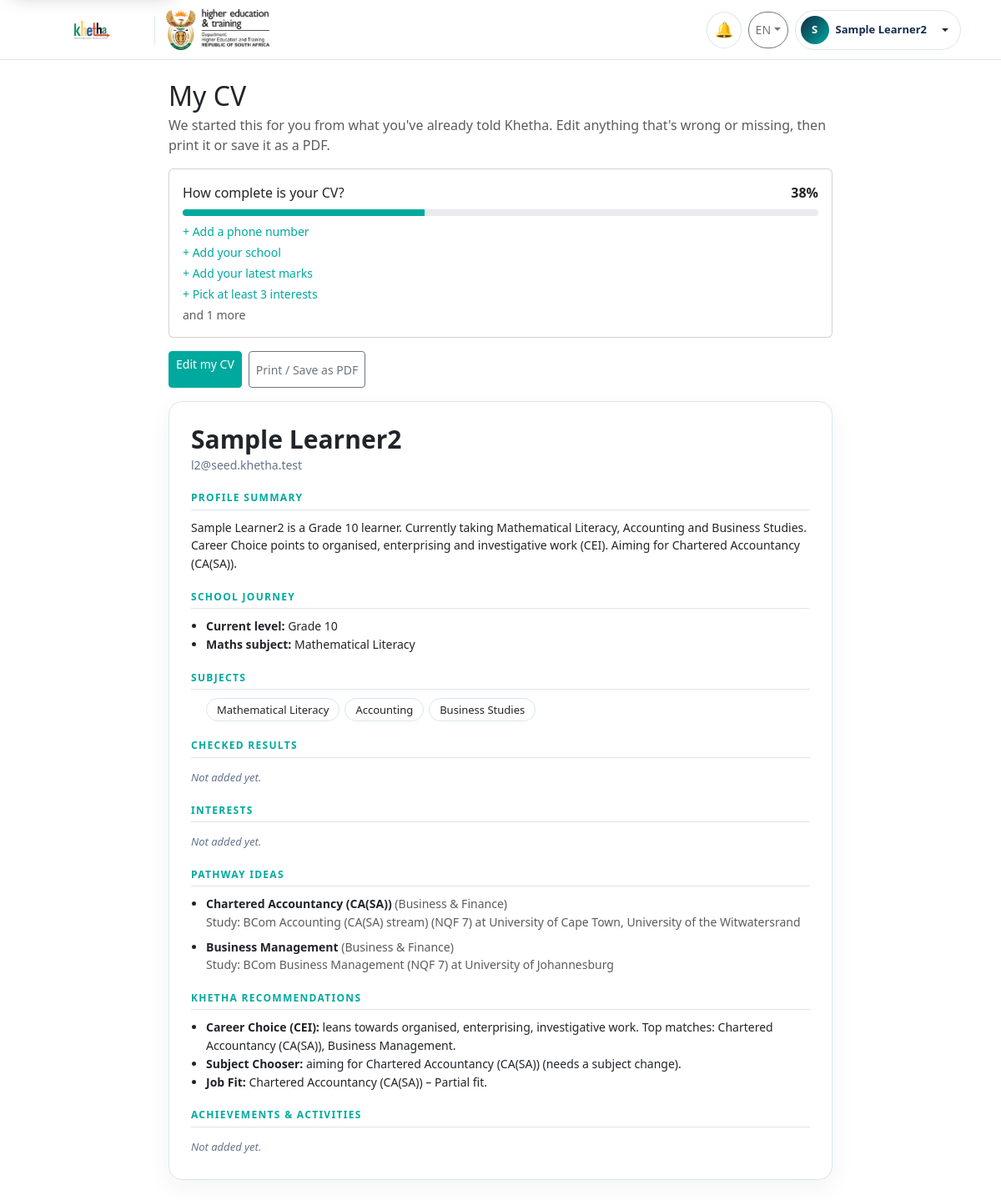
Screenshot of /cv.php (signed in) with the database file from the repository.
### tables this page shows
CREATE TABLE IF NOT EXISTS assessmentResults (
    assessmentID BIGINT UNSIGNED NOT NULL AUTO_INCREMENT,
    userID INT UNSIGNED NOT NULL,
    source VARCHAR(50) NOT NULL,
    payload JSON NULL,
    derived JSON NULL,
    createdAt DATETIME NOT NULL DEFAULT CURRENT_TIMESTAMP,
    PRIMARY KEY (assessmentID),
    KEY idx_assessment_user_source (userID, source, assessmentID),
    CONSTRAINT fk_assessment_user FOREIGN KEY (userID) REFERENCES users(userID) ON DELETE CASCADE
);

### cv.php (the view, shortened to what the rows shown need)
<?php
require_once __DIR__ . '/assets/lang.php';
require_once __DIR__ . '/includes/cv.php';
$userId = (int)($_SESSION['user']['id'] ?? 0);
$account = ['name' => $_SESSION['user']['name'] ?? '', 'email' => $_SESSION['user']['email'] ?? ''];
$db = cv_db();
$built = cv_build($userId, $db, $account);
$store = $built['source'] === 'db' ? $db : null;
$error = '';
$edits = cv_get_edits($userId, $store);
$cv = cv_apply($built, $edits);
$nudges = cv_nudges($cv);
$editing = isset($_GET['edit']) || $error !== '';
$e = fn($v) => htmlspecialchars((string)$v);
$lines = fn(array $a) => htmlspecialchars(implode("\n", $a));
$resultLines = array_map(fn($r) => $r['subject'] . ': ' . $r['value'], $cv['results']);
$isEdited = fn($k) => in_array($k, $cv['edited'], true);
$s = $cv['school'];
$rec = $cv['recommendations'];
$hasSchool = $s['grade'] !== '' || $s['school_name'] !== '' || $s['home_language'] !== '' || $s['maths_track'] !== '' || $s['notes'] !== '';
$hasReco = $rec['career_choice'] || $rec['job_fit'] || $rec['subject_chooser'];
$shownNudges = array_slice($nudges['missing'], 0, 4);
?>
<!DOCTYPE html>
<html lang="<?= kp_lang() ?>">
    <head>
        <link rel="stylesheet" href="assets/css/style.css">
    </head>
    <body>
        <?php include __DIR__ . '/assets/navbar.php'; ?>
        <div class="container py-4 cv-wrap" style="max-width:820px">
            <div class="no-print">
                <h2 class="mb-1">My CV</h2>
                <div class="card mb-3">
                    <div class="card-body">
                        <div class="d-flex justify-content-between align-items-baseline mb-2">
                            <h6 class="mb-0">How complete is your CV?</h6>
                            <span class="fw-bold" id="cvPercent"><?= (int)$nudges['percent'] ?>%</span>
                        </div>
                        <?php if ($shownNudges): ?>
                            <ul class="list-unstyled small mb-0 mt-2" id="cvNudges">
                                <?php foreach ($shownNudges as $n): ?>
                                    <li class="mb-1"><a href="<?= $e($n['url']) ?>" class="text-decoration-none">+ <?= $e($n['label']) ?></a></li>
                                <?php endforeach; ?>
                                <?php if (count($nudges['missing']) > count($shownNudges)): ?><li class="text-muted">and <?= count($nudges['missing']) - count($shownNudges) ?> more</li><?php endif; ?>
                            </ul>
                        <?php else: ?>
                            <p class="small text-success mb-0" id="cvNudges">Nothing missing. Your CV is ready to print.</p>
                        <?php endif; ?>
                    </div>
                </div>
            </div>
            <?php if ($editing): ?>
            <form method="post" action="cv.php" class="cv-form card no-print">
                <input type="hidden" name="csrf" value="<?= $e(csrf_token()) ?>">
                <div class="card-body">
                    <h5 class="mb-3">Edit my CV</h5>
                    <div class="mb-3">
                        <label for="summary">Profile summary <?php if ($isEdited('summary')): ?><span class="cv-edited">edited</span><?php endif; ?></label>
                        <textarea class="form-control" id="summary" name="summary" rows="5" maxlength="1500"><?= $e($cv['summary']) ?></textarea>
                        <p class="hint">Drafted from your profile. Rewrite it in your own words.</p>
                    </div>
                    <div class="mb-3" id="contact">
                        <label for="contact_name">Name</label>
                        <input class="form-control mb-2" id="contact_name" name="contact_name" maxlength="200" value="<?= $e($cv['contact']['name']) ?>">
                        <label for="contact_email">Email</label>
                        <input class="form-control mb-2" type="email" id="contact_email" name="contact_email" maxlength="200" value="<?= $e($cv['contact']['email']) ?>">
                        <label for="contact_phone">Phone number</label>
                        <input class="form-control" type="tel" id="contact_phone" name="contact_phone" maxlength="200" value="<?= $e($cv['contact']['phone']) ?>" placeholder="e.g. 082 000 0000">
                    </div>
                    <div class="mb-3" id="school">
                        <label for="school_name">School</label>
                        <input class="form-control mb-2" id="school_name" name="school_name" maxlength="200" value="<?= $e($s['school_name']) ?>" placeholder="e.g. Khayelitsha High School">
                        <label for="school_grade">Grade</label>
                        <input class="form-control mb-2" id="school_grade" name="school_grade" maxlength="200" value="<?= $e($s['grade']) ?>">
                        <label for="school_notes">About your school journey</label>
                        <textarea class="form-control" id="school_notes" name="school_notes" rows="2" maxlength="1500" placeholder="e.g. Class captain, member of the science club"><?= $e($s['notes']) ?></textarea>
                    </div>
                    <div class="mb-3">
                        <label for="subjects">Subjects <?php if ($isEdited('subjects')): ?><span class="cv-edited">edited</span><?php endif; ?></label>
                        <textarea class="form-control" id="subjects" name="subjects" rows="4"><?= $lines($cv['subjects']) ?></textarea>
                        <p class="hint">One per line.</p>
                    </div>
                    <div class="mb-3">
                        <label for="results">Checked results <?php if ($isEdited('results')): ?><span class="cv-edited">edited</span><?php endif; ?></label>
                        <textarea class="form-control" id="results" name="results" rows="4"><?= $lines($resultLines) ?></textarea>
                        <p class="hint">One per line, like <em>Physical Sciences: 72%</em> or <em>Physical Sciences: 60-69%</em>.</p>
                    </div>
                    <div class="mb-3">
                        <label for="interests">Interests <?php if ($isEdited('interests')): ?><span class="cv-edited">edited</span><?php endif; ?></label>
                        <textarea class="form-control" id="interests" name="interests" rows="3"><?= $lines($cv['interests']) ?></textarea>
                        <p class="hint">One per line. To change the chips Khetha uses to rank careers, use <a href="my-profile.php#interests">My Profile</a>.</p>
                    </div>
                    <div class="mb-3">
                        <label for="pathway_extra">More pathway ideas</label>
                        <textarea class="form-control" id="pathway_extra" name="pathway_extra" rows="3"><?= $lines($cv['pathway_extra']) ?></textarea>
                        <p class="hint">Careers or courses you're thinking about, one per line. They're added to the ones Khetha suggests.</p>
                    </div>
                    <div class="mb-3" id="achievements">
                        <label for="achievements_field">Achievements &amp; activities</label>
                        <textarea class="form-control" id="achievements_field" name="achievements" rows="4"><?= $lines($cv['achievements']) ?></textarea>
                        <p class="hint">Awards, sport, clubs, volunteering, jobs. One per line.</p>
                    </div>
                    <div class="d-grid d-sm-flex gap-2">
                        <a href="cv.php" class="btn btn-outline-secondary">Cancel</a>
                        <button type="submit" class="btn btn-primary">Save my CV</button>
                    </div>
                </div>
            </form>
            <?php else: ?>
            <article class="cv-sheet" id="cvSheet">
                <h1 class="cv-name"><?= $e($cv['contact']['name'] !== '' ? $cv['contact']['name'] : 'Your name') ?></h1>
                <section class="cv-sec <?= $cv['summary'] === '' ? 'cv-sec-empty' : '' ?>" id="cv-summary">
                    <h2>Profile summary <?php if ($isEdited('summary')): ?><span class="cv-edited">edited</span><?php endif; ?></h2>
                </section>
                <section class="cv-sec <?= $hasSchool ? '' : 'cv-sec-empty' ?>" id="cv-school">
                    <h2>School journey</h2>
                </section>
                <section class="cv-sec <?= $cv['subjects'] ? '' : 'cv-sec-empty' ?>" id="cv-subjects">
                    <h2>Subjects <?php if ($isEdited('subjects')): ?><span class="cv-edited">edited</span><?php endif; ?></h2>
                </section>
                <section class="cv-sec <?= $cv['results'] ? '' : 'cv-sec-empty' ?>" id="cv-results">
                    <h2>Checked results <?php if ($isEdited('results')): ?><span class="cv-edited">edited</span><?php endif; ?></h2>
                </section>
                <section class="cv-sec <?= $cv['interests'] ? '' : 'cv-sec-empty' ?>" id="cv-interests">
                    <h2>Interests <?php if ($isEdited('interests')): ?><span class="cv-edited">edited</span><?php endif; ?></h2>
                </section>
                <section class="cv-sec <?= ($cv['pathways'] || $cv['pathway_extra']) ? '' : 'cv-sec-empty' ?>" id="cv-pathways">
                    <h2>Pathway ideas</h2>
                </section>
                <section class="cv-sec <?= $hasReco ? '' : 'cv-sec-empty' ?>" id="cv-recommendations">
                    <h2>Khetha recommendations</h2>
                </section>
                <section class="cv-sec <?= $cv['achievements'] ? '' : 'cv-sec-empty' ?>" id="cv-achievements">
                    <h2>Achievements &amp; activities</h2>
                </section>
            </article>
            <?php endif; ?>
        </div>
    </body>
</html>

### rows the page displays
assessmentresults: derived "38", count($nudges['missing'])-count($shownNudges) "1"

### other values shown
KP_LANGS[kp_lang()]['label'] "EN"
$kp_initial "S"
$kp_name "Sample Learner2"
$e($n['label']) "Add a phone number"
$e($n['label']) "Add your school"
$e($n['label']) "Add your latest marks"
$e($n['label']) "Pick at least 3 interests"
$e($s['grade']) "Grade 10"
$e($s['maths_track']) "Mathematical Literacy"
$e($x) "Mathematical Literacy"
$e($x) "Accounting"
$e($x) "Business Studies"
$e($p['title']) "Chartered Accountancy (CA(SA))"
$e($p['field']) "Business & Finance"
$e(implode('; ', $p['qualifications'])) "BCom Accounting (CA(SA) stream) (NQF 7)"
